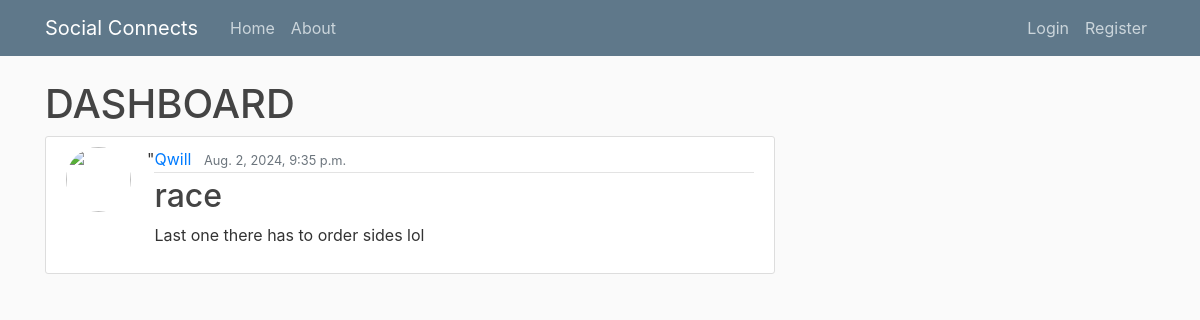
The app's page /post/24/ with its own data.
### blog/models.py (models this page shows, shortened)
class Post(models.Model):
    title = models.CharField(max_length=100)
    content = models.TextField()
    date_posted = models.DateTimeField(default=timezone.now)
    author = models.ForeignKey(User, on_delete=models.CASCADE)

### blog/views.py (the view)
# urls.py: path('post/<int:pk>/', PostDetailView.as_view(), name="post-detail"),
class PostDetailView(DetailView):
    model = Post

### blog/templates/blog/post_detail.html (shortened to what this page needs)
{% extends "blog/base.html" %}
{% block content%}
<h1>DASHBOARD</h1>
<article class="media content-section">
  <img  class="rounded-circle article-img" src="{{ object.author.profile.url }}"/>"
  <div class="media-body">
    <div class="article-metadata">
      <a class="mr-2" href="{% url 'user-posts' object.author.username %}">{{ object.author }}</a>
      <small class="text-muted">{{ object.date_posted }}</small>
    </div>
    <h2 class="article-title">{{ object.title }}</a></h2>
    <p class="article-content">{{ object.content }}</p>
  </div>
</article>
{% endblock %}

### blog/static/blog/main.css (style rules this page uses)
body { background: #fafafa; color: #333333; margin-top: 5rem; }
h1, h2, h3, h4, h5, h6 { color: #444444; }
.content-section { background: #ffffff; padding: 10px 20px; border: 1px solid #dddddd; border-radius: 3px; margin-bottom: 20px; }
.article-title { color: #444444; }
.article-content { white-space: pre-line; }
.article-img { height: 65px; width: 65px; margin-right: 16px; }
.article-metadata { padding-bottom: 1px; margin-bottom: 4px; border-bottom: 1px solid #e3e3e3 }

### records on screen
Post: author "Qwill", date_posted "Aug. 2, 2024, 9:35 p.m.", title "race", content "Last one there has to order sides lol"
